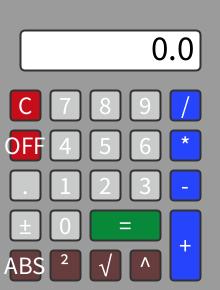
Frame 1 (no input)
Frame 60 (the mouse pressed at the canvas centre just before this capture): identical to frame 1, image omitted
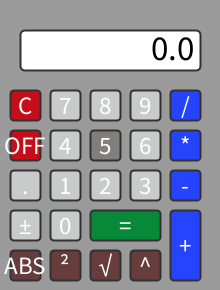
Frame 120 (the mouse held since frame 60 and released just before this capture)

The Processing sketch that drew these frames (run headless with seeded random() and noise(); from frame 60 on, the mouse is pressed at the canvas centre):

// Processing sketch: Calculator
// ── Calculator.pde
// Malachi Chaya | 25 Sept 2025 | Calculator //<>//
Button[] buttons = new Button[13];
Button[] numButtons = new Button[10];
float l, r, result;
boolean left;
String dVal;
String op;


void setup() {
  size(220, 290);
  background(155);
  left = true;
  l = 0.0;
  r = 0.0;
  result = 0.0;
  dVal = "0.0";
  op = "";
  buttons[0] = new Button(25, 105, 30, 30, "C", #C60E1A, #7C0404);
  buttons[1] = new Button(25, 145, 30, 30, "OFF", #C60E1A, #7C0404);
  buttons[2] = new Button(25, 185, 30, 30, ".", #C9CBCB, #837E7E);
  buttons[3] = new Button(25, 225, 30, 30, "±", #C9CBCB, #837E7E);
  buttons[4] = new Button(25, 265, 30, 30, "ABS", #673C3D, #502829);
  numButtons[7] = new Button(65, 105, 30, 30, "7", #C9CBCB, #837E7E);
  numButtons[4] = new Button(65, 145, 30, 30, "4", #C9CBCB, #837E7E);
  numButtons[1] = new Button(65, 185, 30, 30, "1", #C9CBCB, #837E7E);
  numButtons[0] = new Button(65, 225, 30, 30, "0", #C9CBCB, #837E7E);
  buttons[5] = new Button(65, 265, 30, 30, "²", #673C3D, #502829);
  numButtons[8] = new Button(105, 105, 30, 30, "8", #C9CBCB, #837E7E);
  numButtons[5] = new Button(105, 145, 30, 30, "5", #C9CBCB, #837E7E);
  numButtons[2] = new Button(105, 185, 30, 30, "2", #C9CBCB, #837E7E);
  buttons[6] = new Button(125, 225, 70, 30, "=", #08893A, #056229);
  buttons[7] = new Button(105, 265, 30, 30, "√", #673C3D, #502829);
  numButtons[9] = new Button(145, 105, 30, 30, "9", #C9CBCB, #837E7E);
  numButtons[6] = new Button(145, 145, 30, 30, "6", #C9CBCB, #837E7E);
  numButtons[3] = new Button(145, 185, 30, 30, "3", #C9CBCB, #837E7E);
  buttons[8] = new Button(145, 265, 30, 30, "^", #673C3D, #502829);
  buttons[9] = new Button(185, 105, 30, 30, "/", #2644FC, #1733E3);
  buttons[10] = new Button(185, 145, 30, 30, "*", #2644FC, #1733E3);
  buttons[11] = new Button(185, 185, 30, 30, "-", #2644FC, #1733E3);
  buttons[12] = new Button(185, 245, 30, 70, "+", #2644FC, #1733E3);
}

void draw () {
  background(155);
  for (int i=0; i<buttons.length; i++) {
    buttons[i].display();
    buttons[i].hover(mouseX, mouseY);
  }
  for (int i=0; i<numButtons.length; i++) {
    numButtons[i].display();
    numButtons[i].hover(mouseX, mouseY);
  }
  updateDisplay();
}

void mousePressed() {
  // Not number uttons
  for (int i = 0; i<buttons.length; i++) {
    if (buttons[i].over && buttons[i].val.equals("+")) {
      left = false;
      op = "+";
      dVal = "0.0";
    } else if (buttons[i].over && buttons[i].val.equals("=")) {
      performCalculation();
    } else if (buttons[i].over && buttons[i].val.equals("±")) {
      if (left) {
        l*=-1;
        dVal = str(l);
      } else {
        r*=-1;
        dVal = str(r);
      }
    } else if (buttons[i].over && buttons[i].val.equals("²")) {
      if (left) {
        l = sq(l);
        dVal = str(l);
      } else {
        r = sq(l);
        dVal = str(l);
      }
    } else if (buttons[i].over && buttons[i].val.equals("C")) {
      // All actions to clear calc
      left = true;
      l = 0.0;
      r = 0.0;
      result = 0.0;
      dVal = "0.0";
      op = "C";
    } else if (buttons[i].over && buttons[i].val.equals("√")) {
      if (left) {
        l = sqrt(l);
        dVal = str(l);
      } else {
        r = sqrt(r);
        dVal = str(r);
      }
    } else if (buttons[i].over && buttons[i].val.equals(".")) {
      if (dVal.contains(".") == false) {
        dVal += ".";
      }
    } else if (buttons[i].over && buttons[i].val.equals("-")) {
      left = false;
      op = "-";
      dVal = "0.0";
    } else if (buttons[i].over && buttons[i].val.equals("/")) {
      left = false;
      op = "/";
      dVal = "0.0";
    } else if (buttons[i].over && buttons[i].val.equals("*")) {
      left = false;
      op = "*";
      dVal = "0.0";
    } else if (buttons[i].over && buttons[i].val.equals("^")) {
      left = false;
      op = "^";
      dVal = "0.0";
    } else if (buttons[i].over && buttons[i].val.equals("ABS")) {
      if (left) {
        l = abs(l);
        dVal = str(l);
      } else {
        r = abs(r);
        dVal = str(r);
      }
    }
  }

  // All number Buttons
  for (int i = 0; i<numButtons.length; i++) {
    if (dVal.length()<11) {
      if (numButtons[i].over && left) {
        if (dVal.equals("0.0")) {
          dVal = numButtons[i].val;
          l = float(dVal);
        } else {
          dVal += numButtons[i].val;
          l = float(dVal);
        }
      } else if (numButtons[i].over && !left) {
        if (dVal.equals("0.0")) {
          dVal = numButtons[i].val;
          r = float(dVal);
        } else {
          dVal += numButtons[i].val;
          r = float(dVal);
        }
      }
    }
  }
  println("L:" + l);
  println("R:" + r);
  println("Result:" + result);
  println("Op:" + op);
  println("Left:" + left);
}

void updateDisplay() {
  rectMode(CORNER);
  rect(20, 30, 180, 40, 5);
  fill(0);
  textSize(35);
  textAlign(RIGHT);
  if (dVal.length()>9) {
    textSize(30);
  } else if (dVal.length()>10) {
    textSize(25);
  } else if (dVal.length()>11) {
    textSize(20);
  }
  text(dVal, width-25, 60);
}

void performCalculation() {
  if (op.equals("+")) {
    result = l + r;
  } else   if (op.equals("-")) {
    result = l - r;
  } else   if (op.equals("*")) {
    result = l * r;
  } else   if (op.equals("/")) {
    result = l / r;
  } else   if (op.equals("^")) {
    result = pow(l, r);
  }
  dVal = str(result);
}

// ── Button.pde
class Button {
  //Member Variables
  int x,y,w,h;
  String val;
  boolean over;
  color c1, c2;
  
  //Constructor
  Button(int x, int y, int w, int h, String val, color c1, color c2) {
    this.x = x;
    this.y = y;
    this.w = w;
    this.h = h;
    this. val = val;
    over = false;
    this.c1 = c1;
    this.c2 = c2;
  }
  
  //Member Methods
  void display() {
    // Rectangle Properties
    rectMode(CENTER);
    if(over == true) {
      fill(c2);
    } else{
      fill(c1);
    }
    strokeWeight(2);
    stroke(50);
    rect(x,y,w,h,4);
    
    //Text Properties
    fill(255);
    textAlign(CENTER,CENTER);
    textSize(25);
    text(val,x,y);
  }
  
  boolean hover(int tempX, int tempY) {
    if(x>tempX-w/2 && x<tempX+w/2 && y>tempY-h/2 && y<tempY + h/2) {
      over = true;
      return true;
    } else {
      over = false;
      return false;
    }
  }  
}
